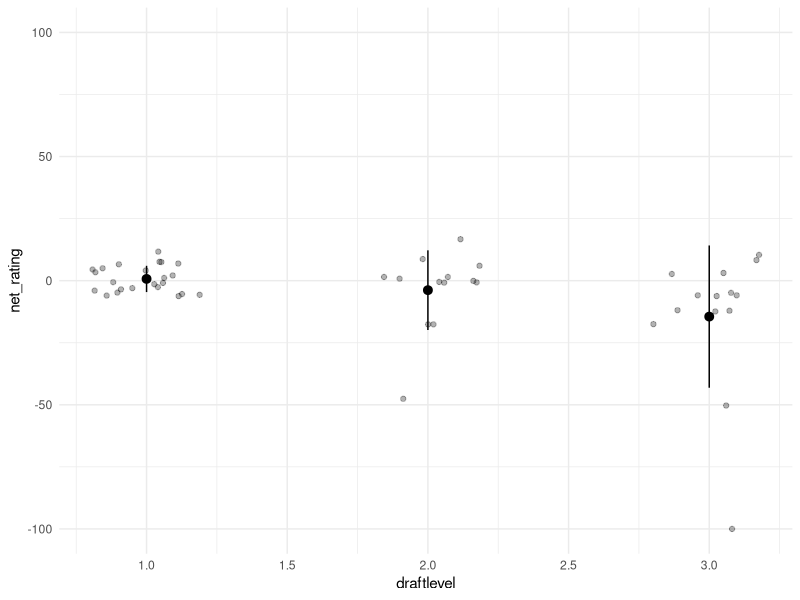
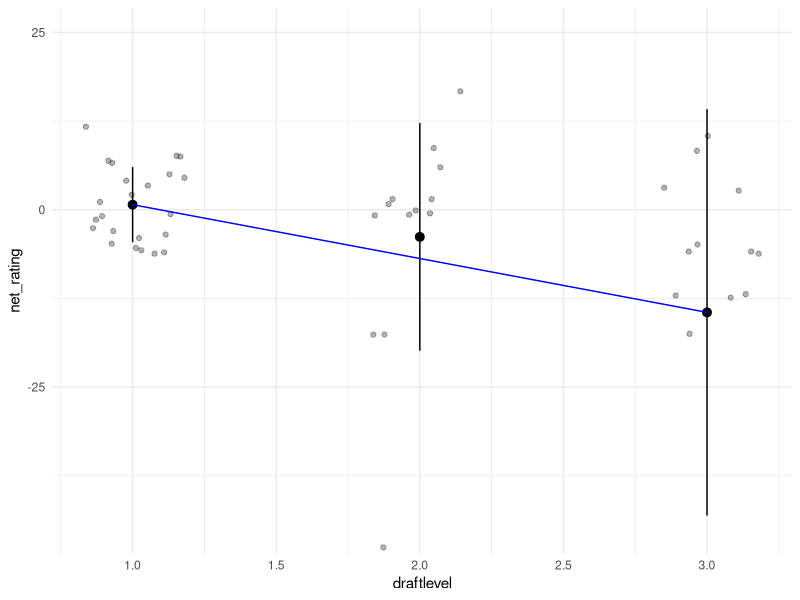

Recreate these plots in R, in order.
## ---- chunk 1
#| echo: true
library(ggplot2)
library(tidyverse)
## ---- chunk 2
#| echo: true
theme_set(theme_minimal())
options(scipen = 1, digits = 2)
## ---- chunk 3
nba.population = read.csv("nba_draft_population.csv")
nba.sample = read.csv("nba_draft_sample.csv")
## ---- chunk 4
#| echo: true
coords = coord_cartesian(ylim=c(-100, 100)) 
ggplot(nba.sample, aes(x=draftlevel, y=net_rating)) + 
    geom_point(alpha=.3, position=position_jitter(width=0.2, height=0)) +
    stat_summary(geom='pointrange', fun=mean, 
                                    fun.min=\(x)mean(x)-sd(x), 
                                    fun.max=\(x)mean(x)+sd(x)) + coords

## ---- chunk 5
nba.sample[nba.sample$net_rating == -100, 
            c('player_name', 'team_abbreviation', 'net_rating', 'gp')]
## ---- chunk 6
#| echo: true
summaries = nba.sample |> group_by(draftlevel) |> 
              summarize(mean_net_rating = mean(net_rating), 
                        sd_net_rating = sd(net_rating),
                        Nx=n())
summaries
## ---- chunk 7
#| echo: true
average.incremental.diff = 
(1/2)*((mean(nba.sample$net_rating[nba.sample$draftlevel==1]) - 
        mean(nba.sample$net_rating[nba.sample$draftlevel==2])) + 
       (mean(nba.sample$net_rating[nba.sample$draftlevel==2]) -
        mean(nba.sample$net_rating[nba.sample$draftlevel==3])))

average.incremental.diff
## ---- chunk 8
#| fig-height: 4
ggplot(nba.sample, aes(x=draftlevel, y=net_rating)) + 
    geom_point(alpha=.3, position=position_jitter(width=0.2, height=0)) +
    stat_summary(geom='pointrange', fun=mean, 
                                    fun.min=\(x)mean(x)-sd(x), 
                                    fun.max=\(x)mean(x)+sd(x)) +
    geom_line(data=summaries[summaries$draftlevel %in% c(1,3), ],
                aes(x=draftlevel, y=mean_net_rating), color='blue') + 
    coord_cartesian(ylim=c(-45, 25))
## ---- chunk 9
#| echo: true

muhat = function(x) { 
    case_when(
        x == 1 ~ summaries$mean_net_rating[summaries$draftlevel==1],
        x == 2 ~ summaries$mean_net_rating[summaries$draftlevel==2],
        x == 3 ~ summaries$mean_net_rating[summaries$draftlevel==3]
    )
}
## ---- chunk 10
#| echo: true 
muhat(1:3)
## ---- chunk 11
#| echo: true
alpha = function(x) { 
    case_when(
        x == 1 ~ +1/2,
        x == 3 ~ -1/2,
        TRUE ~ 0
    )   
}

x=1:3
average.incremental.diff.recalculated = sum(alpha(x)*muhat(x))
average.incremental.diff.recalculated
## ---- chunk 12
#| echo: true
average.incremental.diff - average.incremental.diff.recalculated 
## ---- chunk 13
#| echo: true
P = function(x) { summaries$Nx[summaries$draftlevel==x] / sum(summaries$Nx[summaries$draftlevel %in% 1:2]) }
alphahat = function(x) { 
    case_when(
        x == 1 ~  P(1),
        x == 2 ~  P(2)-P(1),
        x == 3 ~  -P(2)
    )   
}
average.over.players = sum(alphahat(1:3)*muhat(1:3))
average.over.players
## ---- chunk 14
average.over.players.recalculated = 
    mean(muhat(nba.sample$draftlevel[nba.sample$draftlevel <= 2]) - 
         muhat(nba.sample$draftlevel[nba.sample$draftlevel <= 2] + 1))
average.over.players - average.over.players.recalculated
## ---- chunk 15
#| echo: true
sigmahat = Vectorize(function(x) { summaries$sd_net_rating[summaries$draftlevel==x] })
N = Vectorize(function(x) { summaries$Nx[summaries$draftlevel==x] })

over.rounds.variance = sum(alpha(1:3)^2*sigmahat(1:3)^2/N(1:3))
over.players.variance = sum(alphahat(1:3)^2*sigmahat(1:3)^2/N(1:3))

over.rounds.variance
over.players.variance
